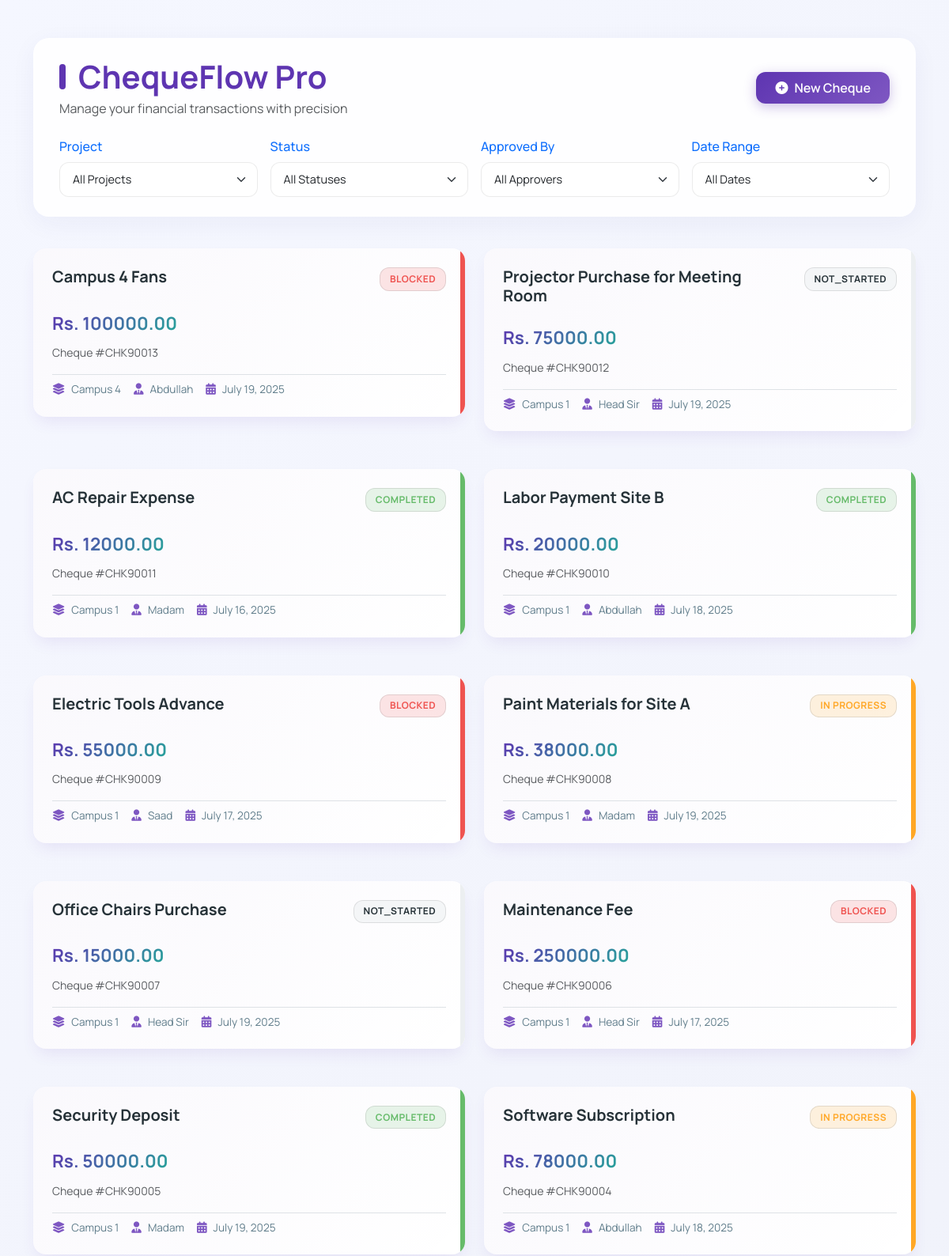
Before: / (signed in, upper part) with the older database file.
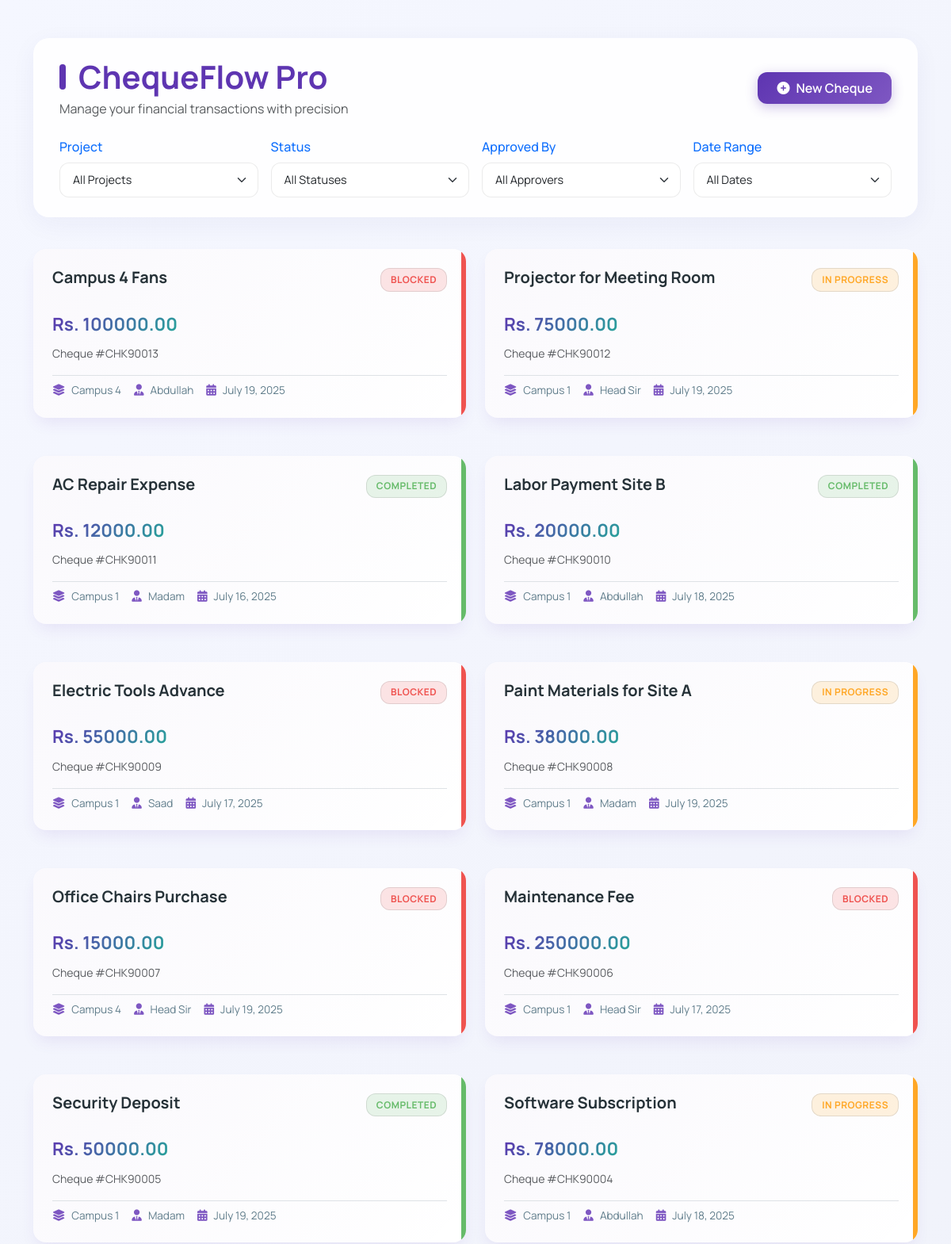
After: the same page with the newer database file.
### cheque/models.py (models this page shows, shortened)
class Cheque(models.Model):
    description = models.CharField(max_length=255)
    project = models.ForeignKey(Project, on_delete=models.CASCADE)
    amount = models.DecimalField(max_digits=12, decimal_places=2)
    cheque_number = models.CharField(max_length=20, unique=True, blank=True)
    due_date = models.DateField()
    status = models.CharField(max_length=50, choices=STATUS_CHOICES)
    responsible_person_name = models.CharField(max_length=100, verbose_name="Responsible Person Name", default='')
    responsible_person_project = models.ForeignKey(
        Project,
        on_delete=models.SET_NULL,
        null=True,
        blank=True,
        related_name='responsible_projects',
        verbose_name="Responsible Person's Project"
    )
    responsible_person_contact = models.CharField(
        max_length=15,
        verbose_name="Responsible Person Contact",
        blank=True,
        null=True
    )
    responsible_person_cnic = models.CharField(
        max_length=20,
        verbose_name="Responsible Person CNIC",
        blank=True,
        null=True
    )
    received_by_name = models.CharField(max_length=100, verbose_name="Received By Name", blank=True, null=True, default='')
    received_by_project = models.ForeignKey(
        Project,
        on_delete=models.SET_NULL,
        null=True,
        blank=True,
        related_name='received_projects',
        verbose_name="Received By Project"
    )
    received_by_contact = models.CharField(
        max_length=15,
        verbose_name="Received By Contact",
        blank=True,
        null=True
    )
    received_by_cnic = models.CharField(
        max_length=20,
        verbose_name="Received By CNIC",
        blank=True,
        null=True
    )
    approved_by = models.CharField(max_length=100, choices=APPROVED_BY_CHOICES)
    payment_mode = models.CharField(max_length=10, choices=PAYMENT_CHOICES)
    cheque_date = models.DateField()
    bill_available = models.BooleanField(default=False)
    shared_on_group = models.BooleanField(default=False)
    bill_attachment = models.FileField(upload_to='bills/', blank=True, null=True)
    notes = models.TextField(blank=True)
    created_at = models.DateTimeField(auto_now_add=True)

class Project(models.Model):
    name = models.CharField(max_length=100)
    is_head_office = models.BooleanField(default=False)

### cheque/views.py (the view)
# urls.py: path('', views.cheque_dashboard, name='cheque_dashboard'),
@login_required
def cheque_dashboard(request):
    cheques = Cheque.objects.all().order_by('-created_at')
    projects = Project.objects.all()
    return render(request, 'cheque_dashboard.html', {'cheques': cheques, 'projects': projects})

### cheque/templates/cheque_dashboard.html (shortened to what this page needs)
{% load static %}
<!DOCTYPE html>
<html lang="en">
<head>
  <link href="https://cdn.jsdelivr.net/npm/bootstrap@5.3.0/dist/css/bootstrap.min.css" rel="stylesheet">
  <link rel="stylesheet" href="https://cdnjs.cloudflare.com/ajax/libs/font-awesome/6.4.0/css/all.min.css">
</head>
<body>
<div class="container py-5">
  <div class="dashboard-header">
    <div class="d-flex justify-content-between align-items-center mb-4">
      <div>
        <h1 class="page-title mb-1">ChequeFlow Pro</h1>
        <p class="text-muted mb-0">Manage your financial transactions with precision</p>
      </div>
      <a href="{% url 'add_cheque' %}" class="btn btn-premium">
        <i class="fas fa-plus-circle me-2"></i>New Cheque
      </a>
    </div>
    <div class="row g-3">
      <div class="col-md-3">
        <label class="form-label fw-medium text-primary">Project</label>
        <select id="projectFilter" class="form-select">
          <option value="all" selected>All Projects</option>
        </select>
      </div>
      <div class="col-md-3">
        <label class="form-label fw-medium text-primary">Status</label>
        <select id="statusFilter" class="form-select">
          <option value="all" selected>All Statuses</option>
        </select>
      </div>
      <div class="col-md-3">
        <label class="form-label fw-medium text-primary">Approved By</label>
        <select id="approverFilter" class="form-select">
          <option value="all" selected>All Approvers</option>
        </select>
      </div>
      <div class="col-md-3">
        <label class="form-label fw-medium text-primary">Date Range</label>
        <select id="dateRangeFilter" class="form-select">
          <option value="all" selected>All Dates</option>
        </select>
      </div>
    </div>
  </div>
  <div class="cheque-container" id="chequeContainer">
    {% if cheques %}
      {% for cheque in cheques %}
      <div class="cheque-card-wrapper"
           data-project="{{ cheque.project.name }}"
           data-status="{{ cheque.status }}"
           data-approver="{{ cheque.approved_by }}"
           data-cheque-date="{{ cheque.cheque_date|date:'Y-m-d' }}">
        <a href="{% url 'cheque_detail' cheque.id %}" style="text-decoration:none;color:inherit;">
          <div class="cheque-card mb-4 {{ cheque.status }}">
            <div class="card-body p-4 position-relative">
              <div class="status-ribbon"></div>
              <div class="d-flex justify-content-between align-items-start mb-3">
                <h5 class="card-title fw-bold mb-0" style="max-width: 70%;">{{ cheque.description }}</h5>
                <span class="status-badge badge-{{ cheque.status }}">
                  {{ cheque.get_status_display }}
                </span>
              </div>
              <p class="card-text">
                <span class="amount-display">Rs. {{ cheque.amount }}</span><br>
                <small class="text-muted">Cheque #{{ cheque.cheque_number }}</small>
              </p>
              <div class="d-flex flex-wrap mt-3 pt-2 border-top">
                <div class="meta-item">
                  <i class="fas fa-layer-group"></i>
                  <span>{{ cheque.project.name }}</span>
                </div>
                <div class="meta-item">
                  <i class="fas fa-user-tie"></i>
                  <span>{{ cheque.approved_by }}</span>
                </div>
                <div class="meta-item">
                  <i class="fas fa-calendar-alt"></i>
                  <span>{{ cheque.cheque_date }}</span>
                </div>
              </div>
            </div>
          </div>
        </a>
      </div>
      {% endfor %}
    {% endif %}
  </div>
</div>
</body>
</html>

Changed rows visible on the page:
changed Cheque "CHK90012": description "Projector Purchase for Meeting Room" → "Projector for Meeting Room"; status "NOT_STARTED" → "IN PROGRESS"
changed Cheque "Office Chairs Purchase": status "NOT_STARTED" → "BLOCKED"; project.name "Campus 1" → "Campus 4"
